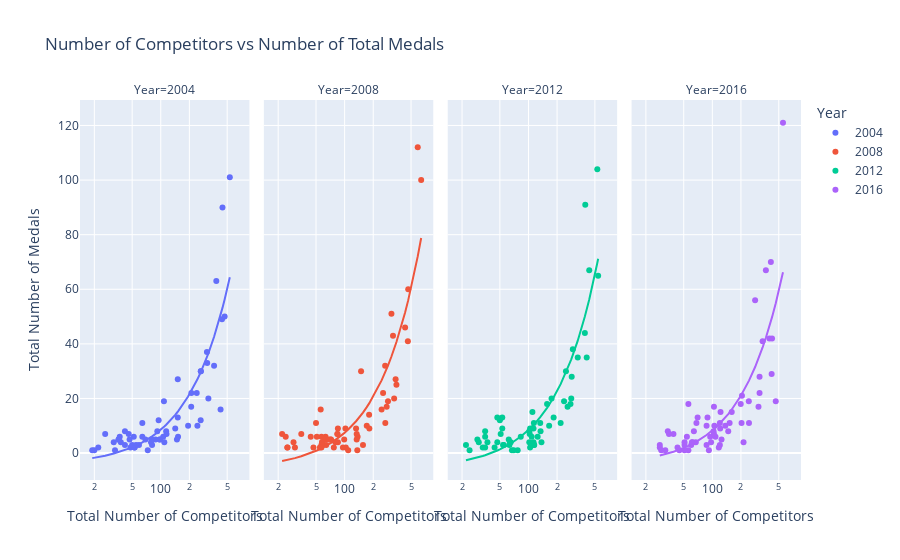

Here is the notebook cell this chart was saved with:
### Markdown cell above
## 3.4.1 Number of Athletes vs. Medals, Faceted By Year

To observe whether this relationship was consistent during individual years of the Olympics, we created another visulization of number of athletes vs. number of medals, faceted by each year. We found that the relationship was indeed significant during each year we observed.

### Code cell
medals_plot(od, "Athletes", "Total")

### Figure 1 — Plotly figure (JSON) as saved in the notebook; plotly's stock layout.template omitted (floating-point values rounded to 4 significant figures)
{"data": [{"customdata": [["Argentina"], ["Australia"], ["Azerbaijan"], ["Bahamas"], ["Belarus"], ["Belgium"], ["Brazil"], ["Bulgaria"], ["Canada"], ["China"], ["Chinese Taipei"], ["Colombia"], ["Croatia"], ["Cuba"], ["Czech Republic"], ["Denmark"], ["Dominican Republic"], ["Egypt"], ["Estonia"], ["Ethiopia"], ["Finland"], ["France"], ["Georgia"], ["Germany"], ["Great Britain"], ["Greece"], ["Hungary"], ["India"], ["Indonesia"], ["Iran"], ["Italy"], ["Jamaica"], ["Japan"], ["Kazakhstan"], ["Kenya"], ["Lithuania"], ["Mexico"], ["Mongolia"], ["Morocco"], ["Netherlands"], ["New Zealand"], ["North Korea"], ["Norway"], ["Poland"], ["Portugal"], ["Romania"], ["Russia"], ["Slovakia"], ["Slovenia"], ["South Africa"], ["South Korea"], ["Spain"], ["Sweden"], ["Switzerland"], ["Thailand"], ["Trinidad and Tobago"], ["Turkey"], ["Ukraine"], ["United States"], ["Uzbekistan"], ["Venezuela"]], "hovertemplate": "Year=2004<br>Total Number of Competitors=%{x}<br>Total Number of Medals=%{y}<br>Country=%{customdata[0]}<extra></extra>", "legendgroup": "2004", "marker": {"color": "#636efa", "symbol": "circle"}, "mode": "markers", "name": "2004", "orientation": "v", "showlegend": true, "type": "scatter", "x": [152, 470, 36, 22, 151, 50, 243, 95, 263, 384, 88, 53, 81, 151, 142, 92, 33, 97, 42, 26, 53, 308, 32, 441, 264, 426, 209, 73, 38, 37, 364, 47, 306, 114, 46, 59, 109, 20, 55, 210, 148, 36, 52, 194, 81, 108, 446, 64, 79, 106, 264, 317, 115, 98, 42, 19, 64, 239, 533, 69, 48], "xaxis": "x", "y": [6, 50, 5, 2, 13, 3, 10, 12, 12, 63, 5, 2, 5, 27, 9, 8, 1, 5, 3, 7, 2, 33, 4, 49, 30, 16, 17, 1, 4, 6, 32, 5, 37, 8, 7, 3, 4, 1, 3, 22, 5, 5, 6, 10, 3, 19, 90, 6, 4, 6, 30, 20, 7, 5, 8, 1, 11, 22, 101, 5, 2], "yaxis": "y"}, {"hovertemplate": "<b>OLS trendline</b><br>Total = 0.128877 * Athletes + -4.30181<br>R<sup>2</sup>=0.734892<br><br>Year=2004<br>Total Number of Competitors=%{x}<br>Total Number of Medals=%{y} <b>(trend)</b><extra></extra>", "legendgroup": "2004", "marker": {"color": "#636efa", "symbol": "circle"}, "mode": "lines", "name": "2004", "showlegend": false, "type": "scatter", "x": [19, 20, 22, 26, 32, 33, 36, 36, 37, 38, 42, 42, 46, 47, 48, 50, 52, 53, 53, 55, 59, 64, 64, 69, 73, 79, 81, 81, 88, 92, 95, 97, 98, 106, 108, 109, 114, 115, 142, 148, 151, 151, 152, 194, 209, 210, 239, 243, 263, 264, 264, 306, 308, 317, 364, 384, 426, 441, 446, 470, 533], "xaxis": "x", "y": [-1.853, -1.724, -1.467, -0.951, -0.1777, -0.04886, 0.3378, 0.3378, 0.4666, 0.5955, 1.111, 1.111, 1.627, 1.755, 1.884, 2.142, 2.4, 2.529, 2.529, 2.786, 3.302, 3.946, 3.946, 4.591, 5.106, 5.879, 6.137, 6.137, 7.039, 7.555, 7.942, 8.199, 8.328, 9.359, 9.617, 9.746, 10.39, 10.52, 14.0, 14.77, 15.16, 15.16, 15.29, 20.7, 22.63, 22.76, 26.5, 27.02, 29.59, 29.72, 29.72, 35.13, 35.39, 36.55, 42.61, 45.19, 50.6, 52.53, 53.18, 56.27, 64.39], "yaxis": "y"}, {"customdata": [["Argentina"], ["Australia"], ["Azerbaijan"], ["Bahamas"], ["Belarus"], ["Belgium"], ["Brazil"], ["Bulgaria"], ["Canada"], ["China"], ["Chinese Taipei"], ["Colombia"], ["Croatia"], ["Cuba"], ["Czech Republic"], ["Denmark"], ["Dominican Republic"], ["Egypt"], ["Estonia"], ["Ethiopia"], ["Finland"], ["France"], ["Georgia"], ["Germany"], ["Great Britain"], ["Greece"], ["Hungary"], ["India"], ["Indonesia"], ["Iran"], ["Italy"], ["Jamaica"], ["Japan"], ["Kazakhstan"], ["Kenya"], ["Lithuania"], ["Mexico"], ["Mongolia"], ["Morocco"], ["Netherlands"], ["New Zealand"], ["North Korea"], ["Norway"], ["Poland"], ["Portugal"], ["Romania"], ["Russia"], ["Slovakia"], ["Slovenia"], ["South Africa"], ["South Korea"], ["Spain"], ["Sweden"], ["Switzerland"], ["Thailand"], ["Trinidad and Tobago"], ["Turkey"], ["Ukraine"], ["United States"], ["Uzbekistan"], ["Venezuela"]], "hovertemplate": "Year=2008<br>Total Number of Competitors=%{x}<br>Total Number of Medals=%{y}<br>Country=%{customdata[0]}<extra></extra>", "legendgroup": "2008", "marker": {"color": "#EF553B", "symbol": "circle"}, "mode": "markers", "name": "2008", "orientation": "v", "showlegend": true, "type": "scatter", "x": [137, 433, 44, 25, 181, 96, 277, 72, 332, 639, 80, 64, 99, 149, 134, 84, 25, 103, 47, 22, 58, 323, 35, 463, 311, 156, 171, 57, 24, 55, 344, 50, 351, 132, 56, 71, 85, 29, 57, 245, 182, 63, 85, 268, 77, 102, 467, 57, 62, 136, 267, 286, 134, 84, 51, 30, 68, 254, 588, 58, 109], "xaxis": "x2", "y": [6, 46, 6, 2, 14, 2, 17, 5, 20, 100, 4, 3, 5, 30, 7, 7, 2, 2, 2, 7, 4, 43, 7, 41, 51, 3, 10, 3, 6, 2, 27, 11, 25, 9, 16, 5, 4, 4, 2, 16, 9, 6, 9, 11, 2, 9, 60, 6, 5, 1, 32, 19, 5, 7, 6, 2, 5, 22, 112, 4, 1], "yaxis": "y2"}, {"hovertemplate": "<b>OLS trendline</b><br>Total = 0.132426 * Athletes + -5.81763<br>R<sup>2</sup>=0.788082<br><br>Year=2008<br>Total Number of Competitors=%{x}<br>Total Number of Medals=%{y} <b>(trend)</b><extra></extra>", "legendgroup": "2008", "marker": {"color": "#EF553B", "symbol": "circle"}, "mode": "lines", "name": "2008", "showlegend": false, "type": "scatter", "x": [22, 24, 25, 25, 29, 30, 35, 44, 47, 50, 51, 55, 56, 57, 57, 57, 58, 58, 62, 63, 64, 68, 71, 72, 77, 80, 84, 84, 85, 85, 96, 99, 102, 103, 109, 132, 134, 134, 136, 137, 149, 156, 171, 181, 182, 245, 254, 267, 268, 277, 286, 311, 323, 332, 344, 351, 433, 463, 467, 588, 639], "xaxis": "x2", "y": [-2.904, -2.639, -2.507, -2.507, -1.977, -1.845, -1.183, 0.009121, 0.4064, 0.8037, 0.9361, 1.466, 1.598, 1.731, 1.731, 1.731, 1.863, 1.863, 2.393, 2.525, 2.658, 3.187, 3.585, 3.717, 4.379, 4.776, 5.306, 5.306, 5.439, 5.439, 6.895, 7.293, 7.69, 7.822, 8.617, 11.66, 11.93, 11.93, 12.19, 12.32, 13.91, 14.84, 16.83, 18.15, 18.28, 26.63, 27.82, 29.54, 29.67, 30.86, 32.06, 35.37, 36.96, 38.15, 39.74, 40.66, 51.52, 55.5, 56.03, 72.05, 78.8], "yaxis": "y2"}, {"customdata": [["Argentina"], ["Australia"], ["Azerbaijan"], ["Bahamas"], ["Belarus"], ["Belgium"], ["Brazil"], ["Bulgaria"], ["Canada"], ["China"], ["Chinese Taipei"], ["Colombia"], ["Croatia"], ["Cuba"], ["Czech Republic"], ["Denmark"], ["Dominican Republic"], ["Egypt"], ["Estonia"], ["Ethiopia"], ["Finland"], ["France"], ["Georgia"], ["Germany"], ["Great Britain"], ["Greece"], ["Hungary"], ["India"], ["Indonesia"], ["Iran"], ["Italy"], ["Jamaica"], ["Japan"], ["Kazakhstan"], ["Kenya"], ["Lithuania"], ["Mexico"], ["Mongolia"], ["Morocco"], ["Netherlands"], ["New Zealand"], ["North Korea"], ["Norway"], ["Poland"], ["Portugal"], ["Romania"], ["Russia"], ["Slovakia"], ["Slovenia"], ["South Africa"], ["South Korea"], ["Spain"], ["Sweden"], ["Switzerland"], ["Thailand"], ["Trinidad and Tobago"], ["Turkey"], ["Ukraine"], ["United States"], ["Uzbekistan"], ["Venezuela"]], "hovertemplate": "Year=2012<br>Total Number of Competitors=%{x}<br>Total Number of Medals=%{y}<br>Country=%{customdata[0]}<extra></extra>", "legendgroup": "2012", "marker": {"color": "#00cc96", "symbol": "circle"}, "mode": "markers", "name": "2012", "orientation": "v", "showlegend": true, "type": "scatter", "x": [137, 410, 53, 24, 165, 115, 258, 63, 277, 396, 44, 104, 108, 110, 133, 113, 35, 113, 33, 35, 55, 330, 35, 392, 541, 104, 157, 83, 22, 53, 285, 50, 293, 114, 47, 62, 102, 29, 67, 175, 184, 51, 64, 218, 77, 103, 436, 47, 65, 125, 248, 282, 134, 102, 37, 30, 114, 237, 530, 54, 70], "xaxis": "x3", "y": [4, 35, 9, 1, 10, 3, 17, 3, 18, 91, 2, 9, 6, 15, 11, 9, 2, 4, 2, 8, 3, 35, 6, 44, 65, 2, 18, 6, 3, 13, 28, 12, 38, 11, 13, 5, 8, 5, 1, 20, 13, 7, 4, 11, 1, 7, 67, 4, 4, 6, 30, 20, 8, 4, 4, 4, 3, 19, 104, 3, 1], "yaxis": "y3"}, {"hovertemplate": "<b>OLS trendline</b><br>Total = 0.142201 * Athletes + -5.75175<br>R<sup>2</sup>=0.780191<br><br>Year=2012<br>Total Number of Competitors=%{x}<br>Total Number of Medals=%{y} <b>(trend)</b><extra></extra>", "legendgroup": "2012", "marker": {"color": "#00cc96", "symbol": "circle"}, "mode": "lines", "name": "2012", "showlegend": false, "type": "scatter", "x": [22, 24, 29, 30, 33, 35, 35, 35, 37, 44, 47, 47, 50, 51, 53, 53, 54, 55, 62, 63, 64, 65, 67, 70, 77, 83, 102, 102, 103, 104, 104, 108, 110, 113, 113, 114, 114, 115, 125, 133, 134, 137, 157, 165, 175, 184, 218, 237, 248, 258, 277, 282, 285, 293, 330, 392, 396, 410, 436, 530, 541], "xaxis": "x3", "y": [-2.623, -2.339, -1.628, -1.486, -1.059, -0.7747, -0.7747, -0.7747, -0.4903, 0.5051, 0.9317, 0.9317, 1.358, 1.501, 1.785, 1.785, 1.927, 2.069, 3.065, 3.207, 3.349, 3.491, 3.776, 4.202, 5.198, 6.051, 8.753, 8.753, 8.895, 9.037, 9.037, 9.606, 9.89, 10.32, 10.32, 10.46, 10.46, 10.6, 12.02, 13.16, 13.3, 13.73, 16.57, 17.71, 19.13, 20.41, 25.25, 27.95, 29.51, 30.94, 33.64, 34.35, 34.78, 35.91, 41.17, 49.99, 50.56, 52.55, 56.25, 69.61, 71.18], "yaxis": "y3"}, {"customdata": [["Argentina"], ["Australia"], ["Azerbaijan"], ["Bahamas"], ["Belarus"], ["Belgium"], ["Brazil"], ["Bulgaria"], ["Canada"], ["China"], ["Chinese Taipei"], ["Colombia"], ["Croatia"], ["Cuba"], ["Czech Republic"], ["Denmark"], ["Dominican Republic"], ["Egypt"], ["Estonia"], ["Ethiopia"], ["Finland"], ["France"], ["Georgia"], ["Germany"], ["Great Britain"], ["Greece"], ["Hungary"], ["India"], ["Indonesia"], ["Iran"], ["Italy"], ["Jamaica"], ["Japan"], ["Kazakhstan"], ["Kenya"], ["Lithuania"], ["Mexico"], ["Mongolia"], ["Morocco"], ["Netherlands"], ["New Zealand"], ["North Korea"], ["Norway"], ["Poland"], ["Portugal"], ["Romania"], ["Russia"], ["Slovakia"], ["Slovenia"], ["South Africa"], ["South Korea"], ["Spain"], ["Sweden"], ["Switzerland"], ["Thailand"], ["Trinidad and Tobago"], ["Turkey"], ["Ukraine"], ["United States"], ["Uzbekistan"], ["Venezuela"]], "hovertemplate": "Year=2016<br>Total Number of Competitors=%{x}<br>Total Number of Medals=%{y}<br>Country=%{customdata[0]}<extra></extra>", "legendgroup": "2016", "marker": {"color": "#ab63fa", "symbol": "circle"}, "mode": "markers", "name": "2016", "orientation": "v", "showlegend": true, "type": "scatter", "x": [213, 421, 56, 28, 121, 108, 465, 51, 314, 413, 60, 147, 87, 120, 105, 122, 29, 120, 45, 34, 56, 399, 39, 425, 366, 95, 160, 117, 28, 64, 314, 68, 338, 104, 89, 67, 125, 43, 51, 242, 199, 35, 62, 243, 92, 97, 282, 51, 61, 137, 205, 306, 152, 104, 54, 32, 103, 203, 554, 70, 87], "xaxis": "x4", "y": [4, 29, 18, 2, 9, 6, 19, 3, 22, 70, 3, 8, 10, 11, 10, 15, 1, 3, 1, 8, 1, 42, 7, 42, 67, 6, 15, 2, 3, 8, 28, 11, 41, 17, 13, 4, 5, 2, 1, 19, 18, 7, 4, 11, 1, 4, 56, 4, 4, 10, 21, 17, 11, 7, 6, 1, 8, 11, 121, 13, 3], "yaxis": "y4"}, {"hovertemplate": "<b>OLS trendline</b><br>Total = 0.127726 * Athletes + -4.48874<br>R<sup>2</sup>=0.651686<br><br>Year=2016<br>Total Number of Competitors=%{x}<br>Total Number of Medals=%{y} <b>(trend)</b><extra></extra>", "legendgroup": "2016", "marker": {"color": "#ab63fa", "symbol": "circle"}, "mode": "lines", "name": "2016", "showlegend": false, "type": "scatter", "x": [28, 28, 29, 32, 34, 35, 39, 43, 45, 51, 51, 51, 54, 56, 56, 60, 61, 62, 64, 67, 68, 70, 87, 87, 89, 92, 95, 97, 103, 104, 104, 105, 108, 117, 120, 120, 121, 122, 125, 137, 147, 152, 160, 199, 203, 205, 213, 242, 243, 282, 306, 314, 314, 338, 366, 399, 413, 421, 425, 465, 554], "xaxis": "x4", "y": [-0.9124, -0.9124, -0.7847, -0.4015, -0.1461, -0.01834, 0.4926, 1.003, 1.259, 2.025, 2.025, 2.025, 2.408, 2.664, 2.664, 3.175, 3.303, 3.43, 3.686, 4.069, 4.197, 4.452, 6.623, 6.623, 6.879, 7.262, 7.645, 7.901, 8.667, 8.795, 8.795, 8.922, 9.306, 10.46, 10.84, 10.84, 10.97, 11.09, 11.48, 13.01, 14.29, 14.93, 15.95, 20.93, 21.44, 21.7, 22.72, 26.42, 26.55, 31.53, 34.6, 35.62, 35.62, 38.68, 42.26, 46.47, 48.26, 49.28, 49.79, 54.9, 66.27], "yaxis": "y4"}], "layout": {"annotations": [{"font": {}, "showarrow": false, "text": "Year=2004", "x": 0.1175, "xanchor": "center", "xref": "paper", "y": 1, "yanchor": "bottom", "yref": "paper"}, {"font": {}, "showarrow": false, "text": "Year=2008", "x": 0.3725, "xanchor": "center", "xref": "paper", "y": 1, "yanchor": "bottom", "yref": "paper"}, {"font": {}, "showarrow": false, "text": "Year=2012", "x": 0.6275, "xanchor": "center", "xref": "paper", "y": 1, "yanchor": "bottom", "yref": "paper"}, {"font": {}, "showarrow": false, "text": "Year=2016", "x": 0.8825, "xanchor": "center", "xref": "paper", "y": 1, "yanchor": "bottom", "yref": "paper"}], "autosize": true, "legend": {"title": {"text": "Year"}, "tracegroupgap": 0}, "title": {"text": "Number of Competitors vs Number of Total Medals"}, "xaxis": {"anchor": "y", "autorange": true, "domain": [0, 0.235], "range": [1.145, 2.939], "title": {"text": "Total Number of Competitors"}, "type": "log"}, "xaxis2": {"anchor": "y2", "autorange": true, "domain": [0.255, 0.49], "matches": "x", "range": [1.145, 2.939], "title": {"text": "Total Number of Competitors"}, "type": "log"}, "xaxis3": {"anchor": "y3", "autorange": true, "domain": [0.51, 0.745], "matches": "x", "range": [1.145, 2.939], "title": {"text": "Total Number of Competitors"}, "type": "log"}, "xaxis4": {"anchor": "y4", "autorange": true, "domain": [0.765, 1.0], "matches": "x", "range": [1.145, 2.939], "title": {"text": "Total Number of Competitors"}, "type": "log"}, "yaxis": {"anchor": "x", "autorange": true, "domain": [0, 1], "range": [-9.951, 131.0], "title": {"text": "Total Number of Medals"}, "type": "linear"}, "yaxis2": {"anchor": "x2", "autorange": true, "domain": [0, 1], "matches": "y", "range": [-9.951, 131.0], "showticklabels": false, "type": "linear"}, "yaxis3": {"anchor": "x3", "autorange": true, "domain": [0, 1], "matches": "y", "range": [-9.951, 131.0], "showticklabels": false, "type": "linear"}, "yaxis4": {"anchor": "x4", "autorange": true, "domain": [0, 1], "matches": "y", "range": [-9.951, 131.0], "showticklabels": false, "type": "linear"}}}
